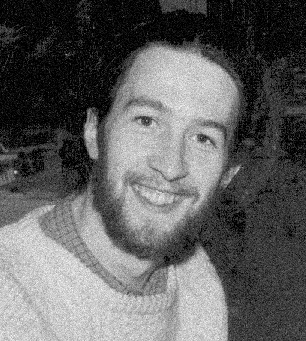
//> input picture data/fce5moregaussnoise.bmp, 306 x 341 px
$ ./Lab_2   (built with g++ and OpenCV 4)
//> lines starting //> are read from the running program, lines starting //| are printed output that depends on the picture; after the words box and inside, x2 and y2 are one past the last pixel; in counts of white or black regions, pixels touching at a corner belong together
### Lab_session_2/functions.h
//Comment the following line to use the C interface, uncomment to use the c++ interface
#define OPENCV_CPP_INTERFACE

#ifndef OPENCV_CPP_INTERFACE
#include "opencv/cv.h"
#include "opencv/highgui.h"
#else
#include "opencv2/opencv.hpp"
#endif

#include <cstdio>
#include <math.h>

#ifndef OPENCV_CPP_INTERFACE
//C interface function definition
void buildHistogram(IplImage * input,unsigned int * histogram);
void resetHistogram(unsigned int * histogram);
void visualizeHistogram(unsigned int * histogram);
void linearContrastStretch(IplImage * input, IplImage * output);
void gammaCorrection(IplImage * input, IplImage * output, double r);
void imageEqualization(IplImage * input, IplImage * output, unsigned int*histogram);
void convolution(IplImage * input, IplImage * output, float * kernel, int kernel_side);
#else
//C++ interface funciton definition
void buildHistogram(const cv::Mat & input, std::vector<unsigned int> & histogram);
void visualizeHistogram(const std::vector<unsigned int> & histogram);
void linearContrastStretch(const cv::Mat & input, cv::Mat & output);
void gammaCorrection(const cv::Mat & input, cv::Mat & output, const double r);
void imageEqualization(const cv::Mat & input, cv::Mat & output, std::vector<unsigned int> & histogram);
void convolution(const cv::Mat & input, cv::Mat & output, std::vector<float> & kernel, int kernel_side);
#endif

### Lab_session_2/functions.cpp
#define OPENCV_CPP_INTERFACE

#include "functions.h"

#ifndef OPENCV_CPP_INTERFACE
//C Interface Function implementation
void resetHistogram(unsigned int * histogram){
	for (int i = 0; i<256; i++)
		histogram[i] = 0;
}

void visualizeHistogram(unsigned int * histogram){
	int outMargin = 20;
	int binw = 4;
	int binh = 3;
	int wout = (255 * binw) + (outMargin * 2);
	int hout = (100 * binh) + (outMargin * 2);
	CvSize size;
	size.width = wout;
	size.height = hout;
	IplImage * image_out = cvCreateImage(size, IPL_DEPTH_8U, 3);
	//draw output
	cvSet(image_out, CV_RGB(255, 255, 255));
	//draw axes
	CvPoint pt1, pt2;
	int thickness = 1;
	pt1.x = outMargin;
	pt1.y = outMargin;
	pt2.x = outMargin;
	pt2.y = hout - outMargin;
	cvLine(image_out, pt1, pt2, CV_RGB(0, 0, 0), thickness);
	pt1.x = wout - outMargin;
	pt1.y = hout - outMargin;
	cvLine(image_out, pt1, pt2, CV_RGB(0, 0, 0), thickness);

	//draw histo
	thickness = CV_FILLED;
	unsigned int max = 0;
	for (int i = 0; i<255; i++){
		if (histogram[i]>max)max = histogram[i];
	}
	for (int i = 0; i<255; i++){
		if (histogram[i]>0){
			pt1.x = outMargin + (i*binw);
			pt1.y = hout - outMargin;
			pt2.x = pt1.x + binw;
			pt2.y = pt1.y - ((histogram[i] * 100 / max)*binh);
			cvRectangle(image_out, pt1, pt2, CV_RGB(255 - i, i / 3, i), thickness);
		}
	}

	//font init
	CvFont font;
	cvInitFont(&font, CV_FONT_HERSHEY_DUPLEX, 0.5f, 0.5f, 0, 2);
	pt1.x = outMargin;
	pt1.y = hout - (outMargin / 2);
	cvPutText(image_out, "0", pt1, &font, CV_RGB(0, 0, 0));
	pt1.x = wout - (1.5*outMargin);
	cvPutText(image_out, "255", pt1, &font, CV_RGB(0, 0, 0));

	//output visualization
	cvShowImage("Histogram", image_out);
	printf("Press any key to continue...\n");
	cvWaitKey();
	cvReleaseImage(&image_out);
	cvDestroyWindow("Histogram");
	return;
}


//TO DO for EXERCISE 0
void buildHistogram(IplImage * input, unsigned int * histogram){
	//====================EXERCISE 0========================
	//read the value of each pixel in the input image and increment by 1 the corresponding histogram bin
	//e.g. pixelvalue = 126 ---> histogram[126] = histogram[126]+1

}


//TO DO for EXERCISE 1
void linearContrastStretch(IplImage * input, IplImage * output){
	//====================EXERCISE 1=========================
	//find max and min pixel value in input
	//set each pixel in output following the formulation on the slide
}

//TO DO for EXERCISE 2
void gammaCorrection(IplImage * input, IplImage * output, double r){
	//====================EXERCISE 2=========================
	//set each pixel in output following the formulation on the slide
}

//TO DO for EXERCISE 3
void imageEqualization(IplImage * input, IplImage * output, unsigned int*histogram){
	//====================EXERCISE 3==========================
	//implement histogram equalization following the formulation on the slide

}

//TO DO for EXERCISE 4
void convolution(IplImage * input, IplImage * output, float * kernel, int kernel_side){
	//=====================EXERCISE 4==========================
	//apply the convolutional operation on each pixel of input using the passed kernel, save the result in output
}
#else
//C++ interface function definition
void visualizeHistogram(const std::vector<unsigned int> & histogram){
	int outMargin = 30;
	int binw = 4;
	int binh = 3;
	int wout = (255 * binw) + (outMargin * 2);
	int hout = (100 * binh) + (outMargin * 2) ;
	cv::Size size;
	size.width = wout;
	size.height = hout;
	cv::Mat image_out = cv::Mat(size, CV_8UC3);
	image_out = cv::Scalar(255, 255, 255);

	//draw axes
	cv::line(image_out, cv::Point(outMargin, outMargin), cv::Point(outMargin, hout - outMargin), cv::Scalar(0, 0, 0), 2);
	cv::line(image_out, cv::Point(wout - outMargin, hout - outMargin), cv::Point(outMargin, hout - outMargin), cv::Scalar(0, 0, 0), 2);

	//draw histogram bin
	unsigned int max = 0;
	for (int i = 0; i<255; i++){
		if (histogram[i]>max)max = histogram[i];
	}
	for (int i = 0; i < 256; i++) {
		if (histogram[i] > 0){
			cv::Point pt1(outMargin + (i*binw), hout - outMargin);
			cv::Point pt2(pt1.x + binw, pt1.y - ((histogram[i] * 100 / max)*binh));
			cv::rectangle(image_out, pt1, pt2, cv::Scalar(255 - i, i / 3, i), CV_FILLED);
		}
	}

	//add notes
	std::string left = "0";
	std::string right = "255";
	cv::putText(image_out, left, cv::Point(outMargin, hout - (outMargin / 2)), cv::FONT_HERSHEY_SIMPLEX, 0.5, cv::Scalar(0, 0, 0), 2);
	cv::putText(image_out, right, cv::Point(wout - (1.5*outMargin), hout - (outMargin / 2)), cv::FONT_HERSHEY_SIMPLEX, 0.5, cv::Scalar(0, 0, 0), 2);

	cv::imshow("histogram", image_out);
	std::cout << "Press any key to continue..." << std::endl;
	cv::waitKey();
	cv::destroyWindow("histogram");
}

//TO DO for EXERCISE 0
void buildHistogram(const cv::Mat & input, std::vector<unsigned int> & histogram){
	//====================EXERCISE 0========================
	//read the value of each pixel in the input image and increment by 1 the corresponding histogram cell
	//e.g. pixelvalue = 126 ---> histogram[126] = histogram[126]+1
	for (int row = 0; row < input.rows; ++row) {
		for (int col = 0; col < input.cols; ++col) {
			unsigned char pixeValue = input.at<unsigned char>(row, col);
			histogram[pixeValue]++;
		}
	}
}

//TO DO for EXERCISE 1
void linearContrastStretch(const cv::Mat & input, cv::Mat & output){
	//====================EXERCISE 1=========================
	//find max and min pixel value in input
	//set each pixel in output following the formulation on the slide
	unsigned char P_min = 255;
	unsigned char P_max = 0;
	for (int row = 0; row < input.rows; ++row) {
		for (int col = 0; col < input.cols; ++col) {
			unsigned char P = input.at<unsigned char>(row, col);
			if (P < P_min) { P_min = P; }
			if (P > P_max) { P_max = P; }
		}
	}

	unsigned char P_in = 0;
	for (int row = 0; row < output.rows; ++row) {
		for (int col = 0; col < output.cols; ++col) {
			P_in = input.at<unsigned char>(row, col);
			output.at<unsigned char>(row, col) = 255 * (P_in - P_min) / (P_max - P_min);
		}
	}

}

//TO DO for EXERCISE 2
// [55 lines left out: functions gammaCorrection, imageEqualization, convolution, not called in this run]

#endif

### Lab_session_2/Lab_2.cpp
#define OPENCV_CPP_INTERFACE
#include "functions.h"

int main(int argc, char**argv[]){
#ifndef OPENCV_CPP_INTERFACE
	printf("*************************************************\n");
	printf("**                Histograms                   **\n");
	printf("*************************************************\n");

	//set in img_path the path to the image that you want to load
	char* imgPath= "../data/pum1dim1.bmp";
	IplImage * source_image = 0;

	printf("Tryiing to open: %s\n", imgPath);
	source_image = cvLoadImage(imgPath,CV_LOAD_IMAGE_GRAYSCALE);

	//Check if the image is properly laoded
	if (source_image == NULL){
		printf("Unable to load image with file path: %s\n", imgPath);
		printf( "Ending execution..." );
		return 0;
	}

	//Show the original image and print some information
	cvShowImage("original", source_image);
	printf("Image %s succesfully loaded\n", imgPath);
	printf("Dimension: %dX%d\n",source_image->width, source_image->height);
	printf("Number of channels: %d\n", source_image->nChannels);
	printf("Step: %d\n", source_image->widthStep);
	printf("==========================================\n");

	//====================EXERCISE 0=================================
	//Create a vector of 256 elements initialized at zero to handle the image histogram
	printf("Going to build image histogram...\n");
	unsigned int histogram[256];
	resetHistogram(histogram);
	buildHistogram(source_image, histogram);
	//===============================================================

	//show the histogram created
	visualizeHistogram(histogram);

	bool exit = false;
	while (!exit){
		int choice = 0;
		printf("\nWhat do you want to do: 1)linear contrast stretch 2)gamma correction 3)equalization 4)convolution 5)exit\n");
		printf("Enter you choice: ");
		scanf("%d", &choice);

		if (choice == 1){
			//==========================EXERCISE 1==========================
			//Apply linear contrast stretch
			printf( "Going to apply linear contrast stretch...\n");
			IplImage * linear_constrast = cvCreateImage(cvGetSize(source_image), source_image->depth, source_image->nChannels);
			linearContrastStretch(source_image, linear_constrast);
			//==============================================================

			//Show strectched image
			cvShowImage("Linear Contrast Stretch", linear_constrast);
			unsigned int linear_histogram[256];
			resetHistogram(linear_histogram);
			buildHistogram(linear_constrast, linear_histogram);
			visualizeHistogram(linear_histogram);
			cvDestroyWindow("Linear Contrast Stretch");
		}
		else if (choice == 2){
			//==========================EXERCISE 2==========================
			//Apply gamma correction
			printf("Going to apply gamma correction...\n");
			double r = 0.5;
			IplImage * gamma_corrected = cvCreateImage(cvGetSize(source_image), source_image->depth, source_image->nChannels);
			gammaCorrection(source_image, gamma_corrected, r);
			//==============================================================

			//Show gamma corrected image
			cvShowImage("Gamma corrected", gamma_corrected);
			unsigned int gamma_histogram[256];
			resetHistogram(gamma_histogram);
			buildHistogram(gamma_corrected, gamma_histogram);
			visualizeHistogram(gamma_histogram);
			cvDestroyWindow("Gamma corrected");
		}
		else if (choice == 3){
			//==========================EXERCISE 3==========================
			//Apply histogram equalization
			printf("Going to apply histogram equalization...\n");
			IplImage * equalized = cvCreateImage(cvGetSize(source_image), source_image->depth, source_image->nChannels);
			imageEqualization(source_image, equalized, histogram);
			//==============================================================

			//Show equalized image
			cvShowImage("Equalized", equalized);
			unsigned int equalized_histogram[256];
			resetHistogram(equalized_histogram);
			buildHistogram(equalized, equalized_histogram);
			visualizeHistogram(equalized_histogram);
			cvDestroyWindow("Equalized");
		}
		else if (choice == 4){
			//==========================EXERCISE 4==========================
			//Apply convolutional kernel
			printf("Going to apply histogram equalization...\n");
			IplImage * convolved = cvCreateImage(cvGetSize(source_image), source_image->depth, source_image->nChannels);
			int kernel_side = 3;
			//uncomment only one of the two kernel at time
			float kernel[9] = { 1/16.0, 2/16.0, 1/16.0, 2/16.0, 4/16.0, 2/16.0, 1/16.0, 2/16.0, 1/16.0 };
			//float kernel[9] = { 0, 1, 0, 1, -4, 1, 0, 1, 0 };
			convolution(source_image, convolved, kernel,kernel_side);
			//==============================================================

			//Show convolved image
			cvShowImage("convolved", convolved);
			unsigned int convolved_histogram[256];
			resetHistogram(convolved_histogram);
			buildHistogram(convolved, convolved_histogram);
			visualizeHistogram(convolved_histogram);
			cvDestroyWindow("convolved");
		}
		else if (choice == 5){
			exit = true;
		} else {
			printf("Unrecognized Option...\n");
		}
	}
	printf("Bye Bye...");
#else
	std::cout << "*************************************************" << std::endl;
	std::cout << "**                Histograms                   **" << std::endl;
	std::cout << "*************************************************" << std::endl;

	// [5 lines of commented-out code are left out]
	std::string img_path = "../data/fce5moregaussnoise.bmp";
	//std::string img_path = "../data//cln1.bmp";
	std::cout << "Trying to open: '" << img_path << "'..." << std::endl;

	//load source image
	cv::Mat source_image = cv::imread(img_path, CV_LOAD_IMAGE_GRAYSCALE);
//> source_image is the input picture: 341 rows x 306 cols, CV_8UC1; min 0, max 255, mean 96.7

	//Check if the image is properly loaded
	if (source_image.data == NULL){
		std::cout << "Unable to load image with file path: " << img_path << std::endl;
		std::cout << "Ending execution..." << std::endl;
		return 0;
	}

	//Show the original image and print some information
	cv::imshow("original", source_image);
	std::cout << "Image " << img_path << " succesfully loaded." << std::endl;
	std::cout << "Dimension: " << source_image.cols << "X" << source_image.rows << std::endl;
//| Dimension: 306X341
	std::cout << "Number of Channels: " << source_image.channels() << std::endl;
//| Number of Channels: 1
	std::cout << "Step: " << source_image.step << std::endl;
//| Step: 306
	std::cout << "===========================================" << std::endl;

	//====================EXERCISE 0=================================
	//Create a vector of 256 elements initialized at zero to handle the image histogram
	std::cout << "Going to build image histogram..." << std::endl;
	std::vector<unsigned int> histogram(256, 0);
	buildHistogram(source_image, histogram);
//> after the loop in buildHistogram, `for (int row = 0; row < input.rows; ++row)`: histogram = 256 values, max 8949 at index 0, min 0 at index 249, mean 407.6
	//===============================================================

	//show the histogram created
	visualizeHistogram(histogram);
//> in visualizeHistogram, `cv::line(image_out, cv::Point(outMargin, outMargin), cv::Point(outMarg..`:
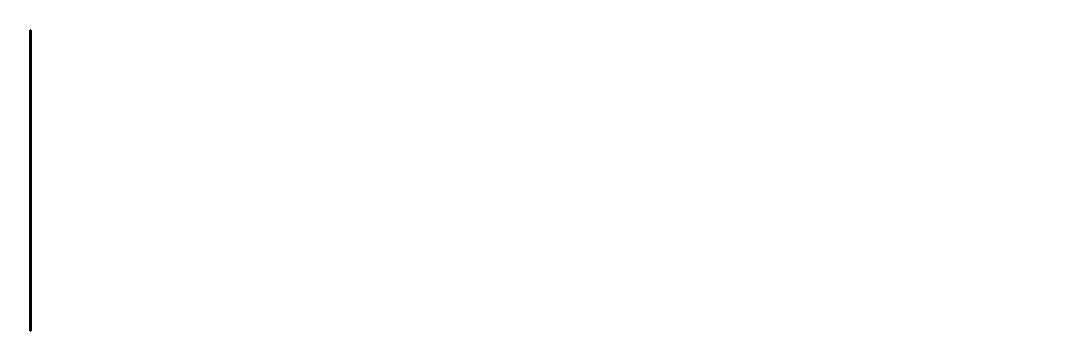
//> image_out: 360 rows x 1080 cols, CV_8UC3; 99.8% white; 1 black region, box (x1, y1, x2, y2) and area: (29, 29, 32, 332) 905
//> in visualizeHistogram, `cv::line(image_out, cv::Point(wout - outMargin, hout - outMargin), cv:..`:
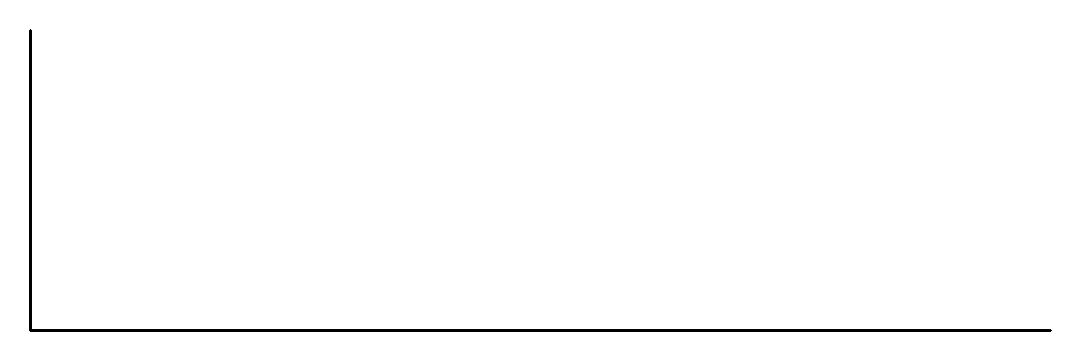
//> image_out: 360 rows x 1080 cols, CV_8UC3; 99% white; 1 black region, box (x1, y1, x2, y2) and area: (29, 29, 1052, 332) 3964
//> the loop in visualizeHistogram, `for (int i = 0; i<255; i++)` made 255 passes
//> max on pass 1: 8949
//> after the loop in visualizeHistogram, `for (int i = 0; i<255; i++)`: max = 8949
//> the loop in visualizeHistogram, `for (int i = 0; i < 256; i++)` made 256 passes
//> pt2 on passes 1 to 8: Point(34, 30), Point(38, 306), Point(42, 306), Point(46, 306), Point(50, 306), Point(54, 306), Point(58, 306), Point(62, 306)
//> after the loop in visualizeHistogram, `for (int i = 0; i < 256; i++)`:
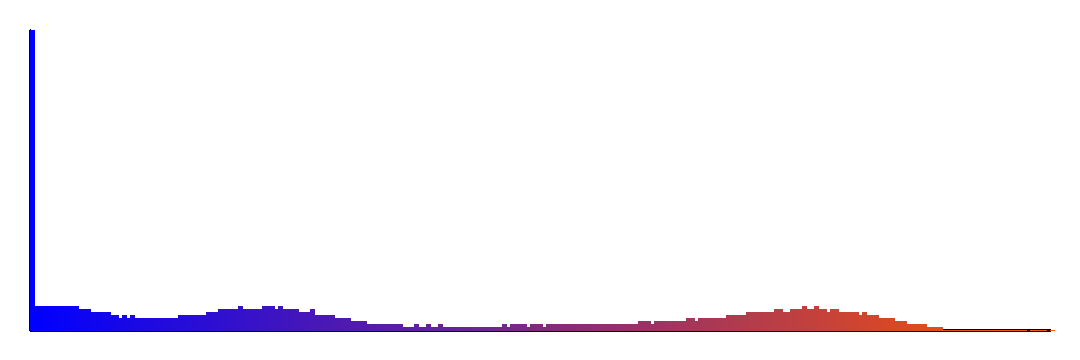
//> image_out: 360 rows x 1080 cols, CV_8UC3; 3.59% of pixels changed, all inside (x1, y1, x2, y2) = (30, 30, 1055, 331)
//> in visualizeHistogram, `cv::putText(image_out, right, cv::Point(wout - (1.5*outMargin), hout -..`:
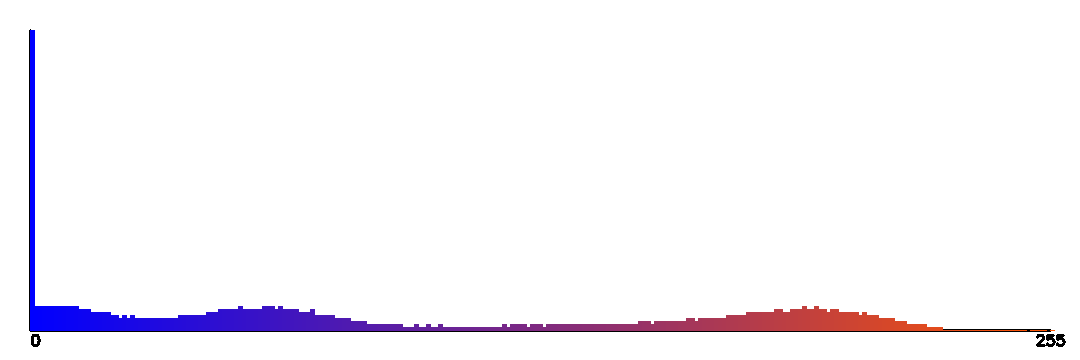
//> image_out: 360 rows x 1080 cols, CV_8UC3; mean B, G, R 250.4, 245.8, 248.1

	bool exit = false;
	while (!exit){
		int choice=0;
		std::cout << std::endl<<"What do you want to do: 1)linear contrast stretch 2)gamma correction 3)equalization 4)convolution 5)exit" << std::endl;
		std::cout << "Enter you choice: ";
		std::cin >> choice;
//> the answer given: 1

		if (choice == 1){
			//==========================EXERCISE 1==========================
			//Apply linear contrast stretch
			std::cout << "Going to apply linear contrast stretch..." << std::endl;
			cv::Mat linear_constrast = cv::Mat::zeros(source_image.size(), source_image.type());
			linearContrastStretch(source_image, linear_constrast);
//> the loop in linearContrastStretch, `for (int row = 0; row < input.rows; ++row)` made 341 passes
//> P_max on passes 1 to 3: 99, 99, 101
//> after the loop in linearContrastStretch, `for (int row = 0; row < input.rows; ++row)`: P_min = 0; P_max = 255
//> the loop in linearContrastStretch, `for (int row = 0; row < output.rows; ++row)` made 341 passes
//> P_in on passes 1 to 3: 0, 0, 0
//> after the loop in linearContrastStretch, `for (int row = 0; row < output.rows; ++row)`: P_in = 71
			//==============================================================

			//Show strectched image
			cv::imshow("Linear Contrast Stretch", linear_constrast);
			std::vector<unsigned int> linear_histogram(256, 0);
			buildHistogram(linear_constrast, linear_histogram);
//> linear_histogram has the same summary as histogram in buildHistogram
			visualizeHistogram(linear_histogram);
//> the loop in visualizeHistogram (call 2), `for (int i = 0; i<255; i++)` made 255 passes
//> the loop in visualizeHistogram (call 2), `for (int i = 0; i < 256; i++)` made 256 passes
			cv::destroyWindow("Linear Contrast Stretch");
		}
		else if (choice == 2) {
			//=========================EXERCISE 2===========================
			//Apply gamma correction
			std::cout << "Going to apply gamma correction..." << std::endl;
			cv::Mat gamma_correction = cv::Mat::zeros(source_image.size(), source_image.type());
			double r = 1.5;
			gammaCorrection(source_image, gamma_correction, r);
			//==============================================================

			//Show gamma corrected image
			cv::imshow("Gamma corrected", gamma_correction);
			std::vector<unsigned int> gamma_histogram(256, 0);
			buildHistogram(gamma_correction, gamma_histogram);
			visualizeHistogram(gamma_histogram);
			cv::destroyWindow("Gamma corrected");
		}
		else if (choice == 3){
			//=========================EXERCISE 3===========================
			//Apply histogram equalization
			std::cout << "Going to apply histogram equalization..." << std::endl;
			cv::Mat equalized = cv::Mat::zeros(source_image.size(), source_image.type());
			imageEqualization(source_image, equalized, histogram);
			//==============================================================

			//Show equalized image
			cv::imshow("Equalized", equalized);
			std::vector<unsigned int> equalized_histogram(256, 0);
			buildHistogram(equalized, equalized_histogram);
			visualizeHistogram(equalized_histogram);
			cv::destroyWindow("Equalized");
		}
		else if (choice == 4){
			//=========================EXERCISE 4===========================
			//Apply convolution
			std::cout << "Going to apply histogram convolutional filters on the image..." << std::endl;
			int kernel_side = 3;
			std::vector<float> kernel(kernel_side*kernel_side);
			//uncomment only one of the two kernel at time
			float k[9] = { 1/16.0, 2/16.0, 1/16.0, 2/16.0, 4/16.0, 2/16.0, 1/16.0, 2/16.0, 1/16.0 };
			//float k[9] = { 0, 1, 0, 1, -4, 1, 0, 1, 0 };
			kernel.assign(k,k+9);
			cv::Mat convolved = cv::Mat::zeros(source_image.size(), source_image.type());
			convolution(source_image, convolved, kernel,kernel_side);
			//==============================================================

			//Show convolved image
			cv::imshow("Convolved", convolved);
			std::vector<unsigned int> convolved_histogram(256, 0);
			buildHistogram(convolved, convolved_histogram);
			visualizeHistogram(convolved_histogram);
			cv::destroyWindow("Convolved");
		}
		else if (choice == 5){
			exit = true;
		}
		else {
			std::cout << "Unrecognized option" << std::endl;
		}
	}
	std::cout << "Bye Bye..." << std::endl;
#endif
}
